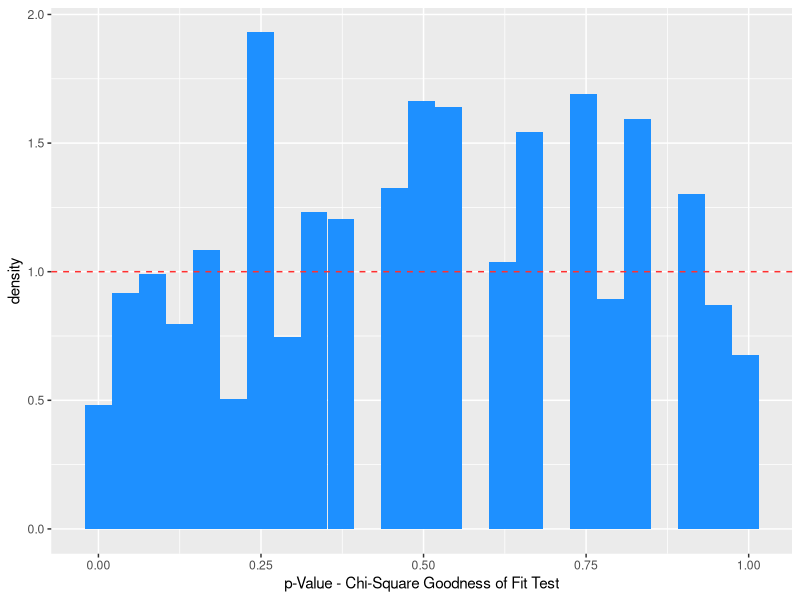
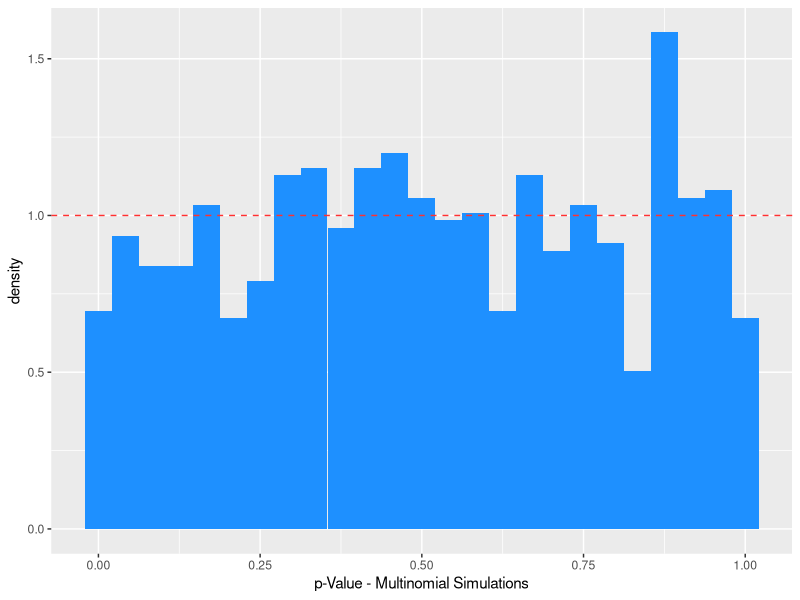

The R script that drew these images, in order:
## ---- chunk 1
k <- 30
m <- 6
p <- rep(1/m,m)
set.seed(101)

num.rep <- 1000
p.chi   <- rep(NA,num.rep)
p.mult  <- rep(NA,num.rep)
num.sim <- 1000

for ( ii in 1:num.rep ) {
  X.obs       <- rmultinom(1,k,p)
  W           <- sum((X.obs-k*p)^2/(k*p))
  p.chi[ii]   <- 1 - pchisq(W,m-1)
  obs         <- dmultinom(X.obs,prob=p)
  X           <- rmultinom(num.sim,k,p)
  a           <- apply(X,2,function(x,p){dmultinom(x,prob=p)},p=p)
  p.mult[ii]  <- sum(a<=obs)/num.sim
}

df <- data.frame(p.chi,p.mult)
## ---- chunk 2
library(ggplot2)

ggplot(data=df,mapping=aes(x=p.chi,y=after_stat(density))) +
  geom_histogram(fill="dodgerblue",bins=25) +
  geom_hline(yintercept=1,col="firebrick1",lty=2) +
  xlab("p-Value - Chi-Square Goodness of Fit Test")

cat("KS test p-value:",suppressWarnings(ks.test(p.chi,"punif"))$p.value,"\n")
## ---- chunk 3
library(ggplot2)

ggplot(data=df,mapping=aes(x=p.mult,y=after_stat(density))) +
  geom_histogram(fill="dodgerblue",bins=25) +
  geom_hline(yintercept=1,col="firebrick1",lty=2) +
  xlab("p-Value - Multinomial Simulations")

cat("KS test p-value:",suppressWarnings(ks.test(p.mult,"punif"))$p.value,"\n")
